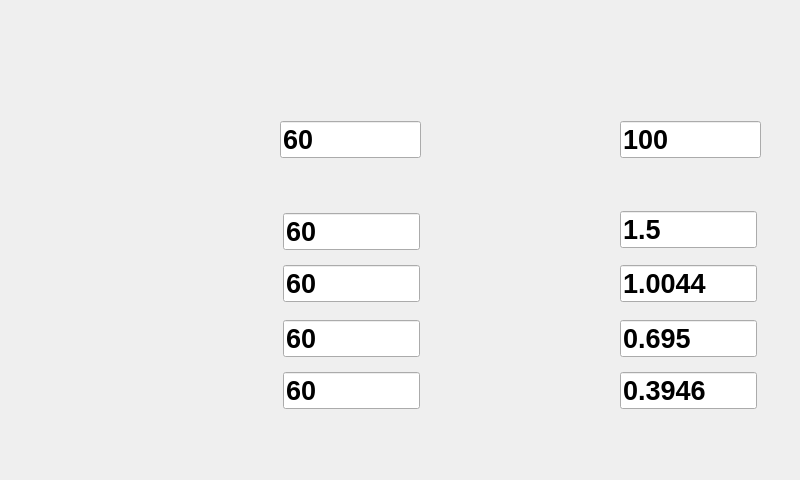
<?xml version="1.0" encoding="UTF-8"?>
<ui version="4.0">
 <class>Billing_info</class>
 <widget class="QWidget" name="Billing_info">
  <property name="geometry">
   <rect>
    <x>0</x>
    <y>0</y>
    <width>800</width>
    <height>480</height>
   </rect>
  </property>
  <property name="windowTitle">
   <string>Form</string>
  </property>
  <widget class="QLabel" name="label">
   <property name="geometry">
    <rect>
     <x>0</x>
     <y>0</y>
     <width>800</width>
     <height>480</height>
    </rect>
   </property>
   <property name="autoFillBackground">
    <bool>false</bool>
   </property>
   <property name="styleSheet">
    <string notr="true">border-image:url(:/img/images/33_E4.png)</string>
   </property>
   <property name="text">
    <string/>
   </property>
  </widget>
  <widget class="QPushButton" name="change_billinf_but">
   <property name="geometry">
    <rect>
     <x>30</x>
     <y>360</y>
     <width>98</width>
     <height>81</height>
    </rect>
   </property>
   <property name="focusPolicy">
    <enum>Qt::NoFocus</enum>
   </property>
   <property name="styleSheet">
    <string notr="true">background: transparent;</string>
   </property>
   <property name="text">
    <string/>
   </property>
   <property name="flat">
    <bool>true</bool>
   </property>
  </widget>
  <widget class="QPushButton" name="change_moni_but">
   <property name="geometry">
    <rect>
     <x>28</x>
     <y>98</y>
     <width>98</width>
     <height>81</height>
    </rect>
   </property>
   <property name="focusPolicy">
    <enum>Qt::NoFocus</enum>
   </property>
   <property name="styleSheet">
    <string notr="true">background: transparent;</string>
   </property>
   <property name="text">
    <string/>
   </property>
   <property name="flat">
    <bool>true</bool>
   </property>
  </widget>
  <widget class="QPushButton" name="change_equ_but">
   <property name="geometry">
    <rect>
     <x>30</x>
     <y>190</y>
     <width>98</width>
     <height>81</height>
    </rect>
   </property>
   <property name="focusPolicy">
    <enum>Qt::NoFocus</enum>
   </property>
   <property name="styleSheet">
    <string notr="true">background: transparent;</string>
   </property>
   <property name="text">
    <string/>
   </property>
   <property name="flat">
    <bool>true</bool>
   </property>
  </widget>
  <widget class="QPushButton" name="change_batinf_but">
   <property name="geometry">
    <rect>
     <x>30</x>
     <y>270</y>
     <width>98</width>
     <height>81</height>
    </rect>
   </property>
   <property name="focusPolicy">
    <enum>Qt::NoFocus</enum>
   </property>
   <property name="styleSheet">
    <string notr="true">background: transparent;</string>
   </property>
   <property name="text">
    <string/>
   </property>
   <property name="flat">
    <bool>true</bool>
   </property>
  </widget>
  <widget class="QLineEdit" name="total_power">
   <property name="geometry">
    <rect>
     <x>280</x>
     <y>121</y>
     <width>141</width>
     <height>37</height>
    </rect>
   </property>
   <property name="font">
    <font>
     <pointsize>20</pointsize>
     <weight>75</weight>
     <bold>true</bold>
    </font>
   </property>
   <property name="cursor">
    <cursorShape>ArrowCursor</cursorShape>
   </property>
   <property name="focusPolicy">
    <enum>Qt::NoFocus</enum>
   </property>
   <property name="text">
    <string>60</string>
   </property>
  </widget>
  <widget class="QLineEdit" name="total_cost">
   <property name="geometry">
    <rect>
     <x>620</x>
     <y>121</y>
     <width>141</width>
     <height>37</height>
    </rect>
   </property>
   <property name="font">
    <font>
     <pointsize>20</pointsize>
     <weight>75</weight>
     <bold>true</bold>
    </font>
   </property>
   <property name="cursor">
    <cursorShape>ArrowCursor</cursorShape>
   </property>
   <property name="focusPolicy">
    <enum>Qt::NoFocus</enum>
   </property>
   <property name="text">
    <string>100</string>
   </property>
  </widget>
  <widget class="QLineEdit" name="tip_power">
   <property name="geometry">
    <rect>
     <x>283</x>
     <y>213</y>
     <width>137</width>
     <height>37</height>
    </rect>
   </property>
   <property name="font">
    <font>
     <pointsize>20</pointsize>
     <weight>75</weight>
     <bold>true</bold>
    </font>
   </property>
   <property name="cursor">
    <cursorShape>ArrowCursor</cursorShape>
   </property>
   <property name="focusPolicy">
    <enum>Qt::NoFocus</enum>
   </property>
   <property name="text">
    <string>60</string>
   </property>
  </widget>
  <widget class="QLineEdit" name="peak_power">
   <property name="geometry">
    <rect>
     <x>283</x>
     <y>265</y>
     <width>137</width>
     <height>37</height>
    </rect>
   </property>
   <property name="font">
    <font>
     <pointsize>20</pointsize>
     <weight>75</weight>
     <bold>true</bold>
    </font>
   </property>
   <property name="cursor">
    <cursorShape>ArrowCursor</cursorShape>
   </property>
   <property name="focusPolicy">
    <enum>Qt::NoFocus</enum>
   </property>
   <property name="text">
    <string>60</string>
   </property>
  </widget>
  <widget class="QLineEdit" name="flat_power">
   <property name="geometry">
    <rect>
     <x>283</x>
     <y>320</y>
     <width>137</width>
     <height>37</height>
    </rect>
   </property>
   <property name="font">
    <font>
     <pointsize>20</pointsize>
     <weight>75</weight>
     <bold>true</bold>
    </font>
   </property>
   <property name="cursor">
    <cursorShape>ArrowCursor</cursorShape>
   </property>
   <property name="focusPolicy">
    <enum>Qt::NoFocus</enum>
   </property>
   <property name="text">
    <string>60</string>
   </property>
  </widget>
  <widget class="QLineEdit" name="valley_power">
   <property name="geometry">
    <rect>
     <x>283</x>
     <y>372</y>
     <width>137</width>
     <height>37</height>
    </rect>
   </property>
   <property name="font">
    <font>
     <pointsize>20</pointsize>
     <weight>75</weight>
     <bold>true</bold>
    </font>
   </property>
   <property name="cursor">
    <cursorShape>ArrowCursor</cursorShape>
   </property>
   <property name="focusPolicy">
    <enum>Qt::NoFocus</enum>
   </property>
   <property name="text">
    <string>60</string>
   </property>
  </widget>
  <widget class="QLineEdit" name="tip_price">
   <property name="geometry">
    <rect>
     <x>620</x>
     <y>211</y>
     <width>137</width>
     <height>37</height>
    </rect>
   </property>
   <property name="font">
    <font>
     <pointsize>20</pointsize>
     <weight>75</weight>
     <bold>true</bold>
    </font>
   </property>
   <property name="cursor">
    <cursorShape>ArrowCursor</cursorShape>
   </property>
   <property name="focusPolicy">
    <enum>Qt::NoFocus</enum>
   </property>
   <property name="text">
    <string>1.5</string>
   </property>
  </widget>
  <widget class="QLineEdit" name="valley_price">
   <property name="geometry">
    <rect>
     <x>620</x>
     <y>372</y>
     <width>137</width>
     <height>37</height>
    </rect>
   </property>
   <property name="font">
    <font>
     <pointsize>20</pointsize>
     <weight>75</weight>
     <bold>true</bold>
    </font>
   </property>
   <property name="cursor">
    <cursorShape>ArrowCursor</cursorShape>
   </property>
   <property name="focusPolicy">
    <enum>Qt::NoFocus</enum>
   </property>
   <property name="text">
    <string>0.3946</string>
   </property>
  </widget>
  <widget class="QLineEdit" name="flat_price">
   <property name="geometry">
    <rect>
     <x>620</x>
     <y>320</y>
     <width>137</width>
     <height>37</height>
    </rect>
   </property>
   <property name="font">
    <font>
     <pointsize>20</pointsize>
     <weight>75</weight>
     <bold>true</bold>
    </font>
   </property>
   <property name="cursor">
    <cursorShape>ArrowCursor</cursorShape>
   </property>
   <property name="focusPolicy">
    <enum>Qt::NoFocus</enum>
   </property>
   <property name="text">
    <string>0.695</string>
   </property>
  </widget>
  <widget class="QLineEdit" name="peak_price">
   <property name="geometry">
    <rect>
     <x>620</x>
     <y>265</y>
     <width>137</width>
     <height>37</height>
    </rect>
   </property>
   <property name="font">
    <font>
     <pointsize>20</pointsize>
     <weight>75</weight>
     <bold>true</bold>
    </font>
   </property>
   <property name="cursor">
    <cursorShape>ArrowCursor</cursorShape>
   </property>
   <property name="focusPolicy">
    <enum>Qt::NoFocus</enum>
   </property>
   <property name="text">
    <string>1.0044</string>
   </property>
  </widget>
 </widget>
 <resources/>
 <connections/>
</ui>
